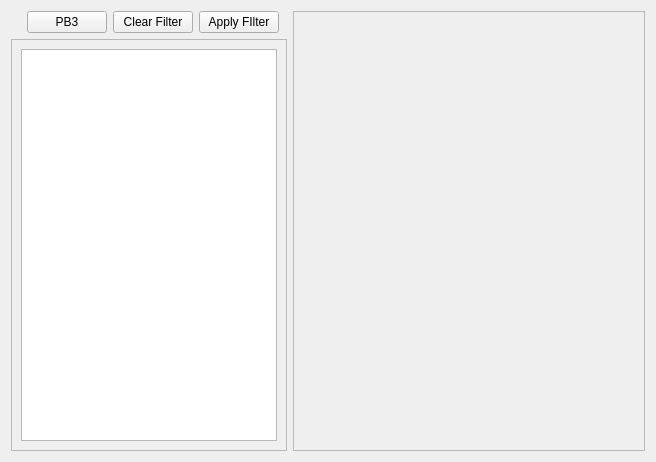
<?xml version="1.0" encoding="UTF-8"?>
<ui version="4.0">
 <class>Form</class>
 <widget class="QWidget" name="Form">
  <property name="geometry">
   <rect>
    <x>0</x>
    <y>0</y>
    <width>656</width>
    <height>462</height>
   </rect>
  </property>
  <property name="windowTitle">
   <string>Form</string>
  </property>
  <layout class="QGridLayout" name="gridLayout_3">
   <item row="0" column="2">
    <widget class="QScrollArea" name="scrollArea">
     <property name="enabled">
      <bool>true</bool>
     </property>
     <property name="sizePolicy">
      <sizepolicy hsizetype="Expanding" vsizetype="Expanding">
       <horstretch>0</horstretch>
       <verstretch>0</verstretch>
      </sizepolicy>
     </property>
     <property name="autoFillBackground">
      <bool>true</bool>
     </property>
     <property name="widgetResizable">
      <bool>true</bool>
     </property>
     <widget class="QWidget" name="scrlw">
      <property name="geometry">
       <rect>
        <x>0</x>
        <y>0</y>
        <width>321</width>
        <height>442</height>
       </rect>
      </property>
      <property name="sizePolicy">
       <sizepolicy hsizetype="Expanding" vsizetype="Expanding">
        <horstretch>0</horstretch>
        <verstretch>0</verstretch>
       </sizepolicy>
      </property>
      <layout class="QGridLayout" name="gridLayout"/>
     </widget>
    </widget>
   </item>
   <item row="0" column="0">
    <layout class="QGridLayout" name="gridLayout_2">
     <item row="0" column="2">
      <widget class="QPushButton" name="btn_load_herd">
       <property name="text">
        <string>PB3</string>
       </property>
      </widget>
     </item>
     <item row="1" column="0" colspan="6">
      <widget class="QScrollArea" name="scrl_features">
       <property name="widgetResizable">
        <bool>true</bool>
       </property>
       <widget class="QWidget" name="scrlw_features">
        <property name="geometry">
         <rect>
          <x>0</x>
          <y>0</y>
          <width>305</width>
          <height>407</height>
         </rect>
        </property>
        <layout class="QGridLayout" name="gridLayout_4">
         <item row="0" column="0">
          <widget class="QTreeView" name="treeView"/>
         </item>
        </layout>
       </widget>
      </widget>
     </item>
     <item row="0" column="4">
      <widget class="QPushButton" name="btn_apply_filter">
       <property name="text">
        <string>Apply FIlter</string>
       </property>
      </widget>
     </item>
     <item row="0" column="3">
      <widget class="QPushButton" name="btn_clear_filter">
       <property name="text">
        <string>Clear Filter</string>
       </property>
      </widget>
     </item>
    </layout>
   </item>
  </layout>
 </widget>
 <resources/>
 <connections/>
 <slots>
  <slot>test1()</slot>
 </slots>
</ui>
